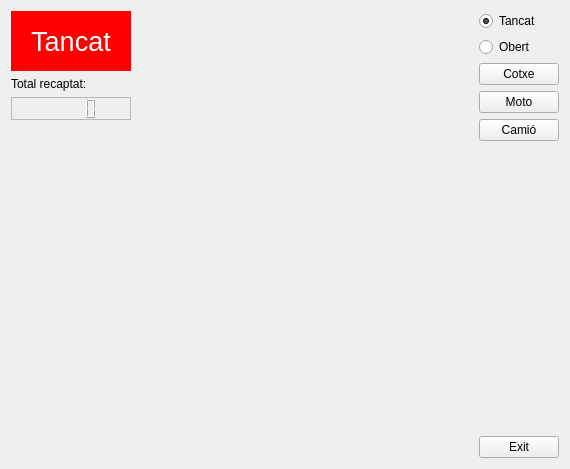
<?xml version="1.0" encoding="UTF-8"?>
<ui version="4.0">
 <class>MyForm</class>
 <widget class="QWidget" name="MyForm">
  <property name="geometry">
   <rect>
    <x>0</x>
    <y>0</y>
    <width>570</width>
    <height>469</height>
   </rect>
  </property>
  <property name="windowTitle">
   <string>Form</string>
  </property>
  <layout class="QHBoxLayout" name="horizontalLayout_3">
   <item>
    <layout class="QVBoxLayout" name="verticalLayout_6">
     <item>
      <widget class="MyLabel" name="label">
       <property name="sizePolicy">
        <sizepolicy hsizetype="Fixed" vsizetype="Fixed">
         <horstretch>0</horstretch>
         <verstretch>0</verstretch>
        </sizepolicy>
       </property>
       <property name="minimumSize">
        <size>
         <width>120</width>
         <height>60</height>
        </size>
       </property>
       <property name="font">
        <font>
         <pointsize>20</pointsize>
        </font>
       </property>
       <property name="styleSheet">
        <string notr="true">background-color: rgb(255, 0, 0);
color: rgb(255, 255, 255);</string>
       </property>
       <property name="text">
        <string>Tancat</string>
       </property>
       <property name="alignment">
        <set>Qt::AlignCenter</set>
       </property>
      </widget>
     </item>
     <item>
      <layout class="QVBoxLayout" name="verticalLayout_4">
       <item>
        <widget class="QLabel" name="label_2">
         <property name="sizePolicy">
          <sizepolicy hsizetype="Preferred" vsizetype="Minimum">
           <horstretch>0</horstretch>
           <verstretch>0</verstretch>
          </sizepolicy>
         </property>
         <property name="minimumSize">
          <size>
           <width>0</width>
           <height>10</height>
          </size>
         </property>
         <property name="text">
          <string>Total recaptat:</string>
         </property>
        </widget>
       </item>
       <item>
        <widget class="MyLCDNumber" name="lcdNumber">
         <property name="frameShape">
          <enum>QFrame::StyledPanel</enum>
         </property>
         <property name="frameShadow">
          <enum>QFrame::Raised</enum>
         </property>
        </widget>
       </item>
       <item>
        <spacer name="verticalSpacer_2">
         <property name="orientation">
          <enum>Qt::Vertical</enum>
         </property>
         <property name="sizeHint" stdset="0">
          <size>
           <width>20</width>
           <height>40</height>
          </size>
         </property>
        </spacer>
       </item>
      </layout>
     </item>
    </layout>
   </item>
   <item>
    <layout class="QVBoxLayout" name="verticalLayout_7">
     <item>
      <layout class="QHBoxLayout" name="horizontalLayout_2">
       <item>
        <spacer name="horizontalSpacer_3">
         <property name="orientation">
          <enum>Qt::Horizontal</enum>
         </property>
         <property name="sizeHint" stdset="0">
          <size>
           <width>40</width>
           <height>20</height>
          </size>
         </property>
        </spacer>
       </item>
       <item>
        <layout class="QVBoxLayout" name="verticalLayout_5">
         <item>
          <layout class="QVBoxLayout" name="verticalLayout_2">
           <item>
            <widget class="QRadioButton" name="radioButton">
             <property name="enabled">
              <bool>true</bool>
             </property>
             <property name="text">
              <string>Tancat</string>
             </property>
             <property name="checked">
              <bool>true</bool>
             </property>
            </widget>
           </item>
           <item>
            <widget class="QRadioButton" name="radioButton_2">
             <property name="text">
              <string>Obert</string>
             </property>
            </widget>
           </item>
          </layout>
         </item>
         <item>
          <layout class="QVBoxLayout" name="verticalLayout_3">
           <item>
            <widget class="QPushButton" name="pushButton_2">
             <property name="text">
              <string>Cotxe</string>
             </property>
            </widget>
           </item>
           <item>
            <widget class="QPushButton" name="pushButton_3">
             <property name="text">
              <string>Moto</string>
             </property>
            </widget>
           </item>
           <item>
            <widget class="QPushButton" name="pushButton_4">
             <property name="text">
              <string>Camió</string>
             </property>
            </widget>
           </item>
          </layout>
         </item>
        </layout>
       </item>
      </layout>
     </item>
     <item>
      <layout class="QVBoxLayout" name="verticalLayout">
       <item>
        <spacer name="verticalSpacer">
         <property name="orientation">
          <enum>Qt::Vertical</enum>
         </property>
         <property name="sizeHint" stdset="0">
          <size>
           <width>20</width>
           <height>40</height>
          </size>
         </property>
        </spacer>
       </item>
       <item>
        <layout class="QHBoxLayout" name="horizontalLayout">
         <item>
          <spacer name="horizontalSpacer">
           <property name="orientation">
            <enum>Qt::Horizontal</enum>
           </property>
           <property name="sizeHint" stdset="0">
            <size>
             <width>40</width>
             <height>20</height>
            </size>
           </property>
          </spacer>
         </item>
         <item>
          <widget class="QPushButton" name="pushButton">
           <property name="text">
            <string>Exit</string>
           </property>
          </widget>
         </item>
        </layout>
       </item>
      </layout>
     </item>
    </layout>
   </item>
  </layout>
 </widget>
 <customwidgets>
  <customwidget>
   <class>MyLabel</class>
   <extends>QLabel</extends>
   <header location="global">MyLabel.h</header>
   <slots>
    <slot>tancaBarra()</slot>
    <slot>obreBarra()</slot>
   </slots>
  </customwidget>
  <customwidget>
   <class>MyLCDNumber</class>
   <extends>QLCDNumber</extends>
   <header location="global">MyLCDNumber.h</header>
   <slots>
    <slot>suma1()</slot>
    <slot>suma4()</slot>
   </slots>
  </customwidget>
 </customwidgets>
 <resources/>
 <connections>
  <connection>
   <sender>pushButton</sender>
   <signal>clicked()</signal>
   <receiver>MyForm</receiver>
   <slot>close()</slot>
   <hints>
    <hint type="sourcelabel">
     <x>538</x>
     <y>454</y>
    </hint>
    <hint type="destinationlabel">
     <x>544</x>
     <y>407</y>
    </hint>
   </hints>
  </connection>
  <connection>
   <sender>radioButton</sender>
   <signal>clicked()</signal>
   <receiver>label</receiver>
   <slot>tancaBarra()</slot>
   <hints>
    <hint type="sourcelabel">
     <x>489</x>
     <y>22</y>
    </hint>
    <hint type="destinationlabel">
     <x>20</x>
     <y>14</y>
    </hint>
   </hints>
  </connection>
  <connection>
   <sender>radioButton_2</sender>
   <signal>clicked()</signal>
   <receiver>label</receiver>
   <slot>obreBarra()</slot>
   <hints>
    <hint type="sourcelabel">
     <x>487</x>
     <y>47</y>
    </hint>
    <hint type="destinationlabel">
     <x>76</x>
     <y>28</y>
    </hint>
   </hints>
  </connection>
 </connections>
</ui>
